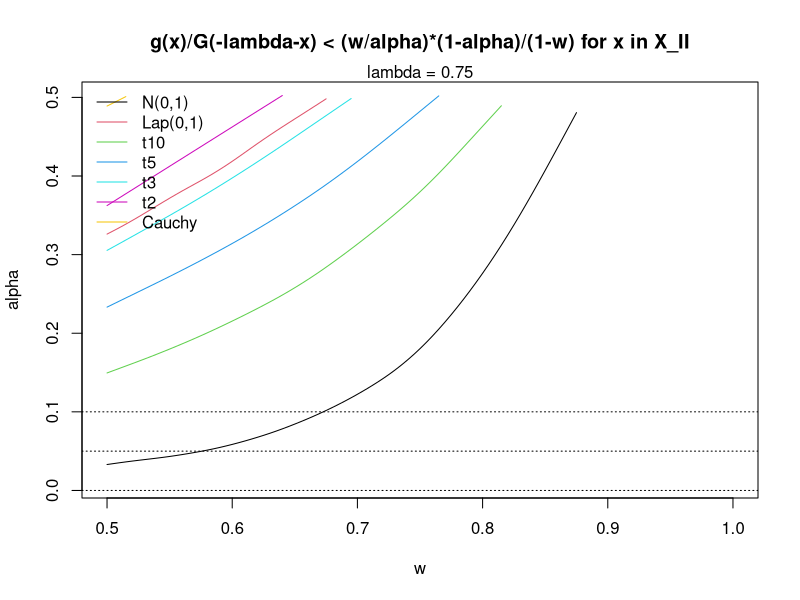
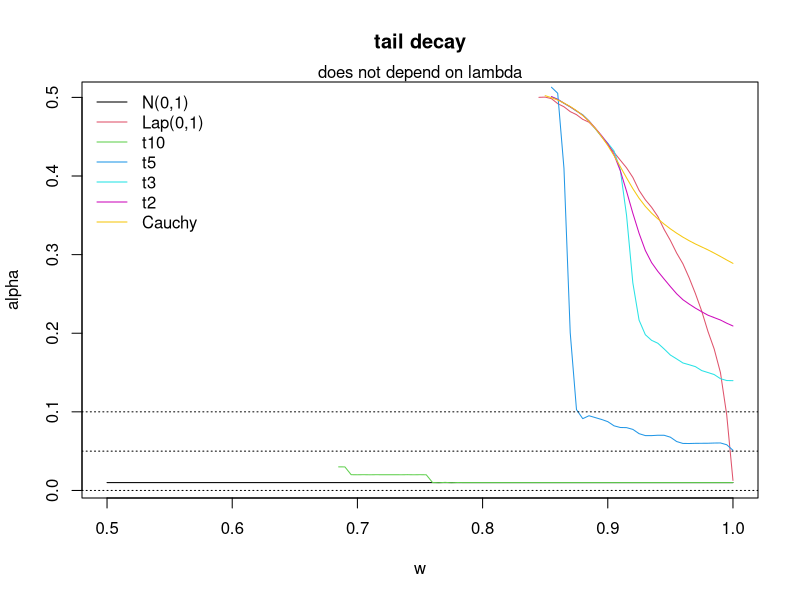

Write the R code that produced these figures, in order.
#----------------------------------------------------------------------------------------------------------------------------#
# Duisters, Schmidt-Hieber
# June 2019
#----------------------------------------------------------------------------------------------------------------------------#
# Figure tail decay
#----------------------------------------------------------------------------------------------------------------------------#
# load library
library(rmutil)
#----------------------------------------------------------------------------------------------------------------------------#
# settings
lambda <-  0.75
alphaseq <- seq(0.01,0.5,0.01)
x <- seq(lambda,lambda+20,0.05)    # X_{II} \cap (\lambda,\infty)
#wseq <- seq(0.01,1,0.005)
wseq <- seq(0.5,1,0.005)

#----------------------------------------------------------------------------------------------------------------------------#
# result
mat <- matrix(NA,length(alphaseq),length(wseq))
rownames(mat) <- alphaseq
colnames(mat) <- wseq
result <-tail<- lapply(1:7,function(l) mat)

#----------------------------------------------------------------------------------------------------------------------------#
# loop
for(d in 1:7){

  if(d==1){
    g <- function(x){dnorm(x,0,1)}
    G <- function(x){pnorm(x,0,1)}
    Ginv <- function(p){qnorm(p,0,1)}
  }
 
  if(d==2){
    g <- function(x){dlaplace(x)}
    G <- function(x){plaplace(x)}
    Ginv <- function(p){qlaplace(p)}
  }
  if(d==3){
    g <- function(x){dt(x,10)}
    G <- function(x){pt(x,10)}
    Ginv <- function(p){qt(p,10)}
  }
  if(d==4){
    g <- function(x){dt(x,5)}
    G <- function(x){pt(x,5)}
    Ginv <- function(p){qt(p,5)}
  }
  if(d==5){
    g <- function(x){dt(x,3)}
    G <- function(x){pt(x,3)}
    Ginv <- function(p){qt(p,3)}
  }
  if(d==6){
    g <- function(x){dt(x,2)}
    G <- function(x){pt(x,2)}
    Ginv <- function(p){qt(p,2)}
  }
  if(d==7){
    g <- function(x){dcauchy(x)}
    G <- function(x){pcauchy(x)}
    Ginv <- function(p){qcauchy(p)}
  }
  
  R1 <- function(x,alpha,w,lambda){Ginv(pmax(0,pmin(1,1 - alpha/2 - (1-w)/(2*w)*alpha*g(x)-((1-alpha)/2)*(G(lambda-x)-G(-lambda-x)))))}
  R2 <- function(x,alpha,w,lambda){Ginv(pmax(0,pmin(1,1 - alpha - (1-w)/w*alpha*g(x)+alpha*(G(lambda-x)-G(-lambda-x)) + G(-lambda-x))))}
  R3 <- function(x,alpha,w,lambda){Ginv(pmax(0,pmin(1,1 - alpha/2 - (1-w)/(2*w)*alpha*g(x)+(alpha/2)*(G(lambda-x)-G(-lambda-x)))))}
  
  
  for(j in 1:length(wseq)){
  w <- wseq[j]
  for(i in 1:length(alphaseq)){
    alpha <- alphaseq[i]
    
    R1vec <- R2vec <- R3vec <- targetvec <-numeric(length(x))
    target <- (w/alpha)*((1-alpha)/(1-w))
    R1vec <- R1(x,alpha,w,lambda)
    R2vec <- R2(x,alpha,w,lambda)
    R3vec <- R3(x,alpha,w,lambda)
  
    # check if x in X_{II} \cap (\lambda,\infty) (otherwise no target has to be satisfied)
    region <- ((-lambda + R3vec < x)  & (x < lambda + R1vec) & (x > lambda))
    result[[d]][i,j]<-(sum((g(x[region]))/G(-lambda-x[region]) < target) == sum(region))
    #result[[d]][i,j]<-(sum((g(x[region]))/(G(lambda-x[region])-G(-lambda-x[region])) < (w/(1-w))   ) == sum(region))
    
    
    # tail decay condition 
    #q <- Ginv(alpha/(1+alpha)) + Ginv(alpha/((2-w)*alpha+w  ))
    #tail[[d]][i,j]<-((G(q)/G(q/3)) < (2*alpha)/(1-alpha))
    
    # new tail decay
    #xstar <- max(x[region])
    #q <- min(1,((2*alpha)/(2+alpha))*(1 + (1-w)/w*g(xstar)))
    #tail[[d]][i,j]<-(G(2*Ginv(q)) < alpha/(1-alpha)*q)
    #tail[[d]][i,j] <- (G(3*Ginv((alpha/(1+alpha))*(1+(1-w)/w*g(xstar)))) < alpha/(1-alpha)*q)
    tail[[d]][i,j] <- (G(2*Ginv(alpha/w))<(2*alpha^2)/(1-alpha^2))
  }
}
}

# assumption
plot(0,0,xlim=range(wseq),ylim=range(alphaseq),ylab="alpha",xlab="w",type="n")
title("g(x)/G(-lambda-x) < (w/alpha)*(1-alpha)/(1-w) for x in X_II")
mtext(paste("lambda =",lambda))

for(d in 1:7){
alphaline <- apply(result[[d]],2,function(c)alphaseq[min(which(c==F))])
lines(smooth.spline(wseq[is.na(alphaline)==F],alphaline[is.na(alphaline)==F]),col=d)
}
legend("topleft",c("N(0,1)","Lap(0,1)","t10","t5","t3","t2","Cauchy"),lty=rep(1,7),col=1:7,bty="n")
abline(h=c(0,0.05,0.1),lty=3)


# tail decay
plot(0,0,xlim=range(wseq),ylim=range(alphaseq),ylab="alpha",xlab="w",type="n")
title("tail decay")
mtext("does not depend on lambda")
for(d in 1:7){
  alphaline <- apply(tail[[d]],2,function(c)alphaseq[min(which(c==T))])
  #lines(wseq,alphaline,col=d)
  lines(smooth.spline(wseq[is.na(alphaline)==F],alphaline[is.na(alphaline)==F]),col=d)
}
legend("topleft",c("N(0,1)","Lap(0,1)","t10","t5","t3","t2","Cauchy"),lty=rep(1,7),col=1:7,bty="n")
abline(h=c(0,0.05,0.1),lty=3)
